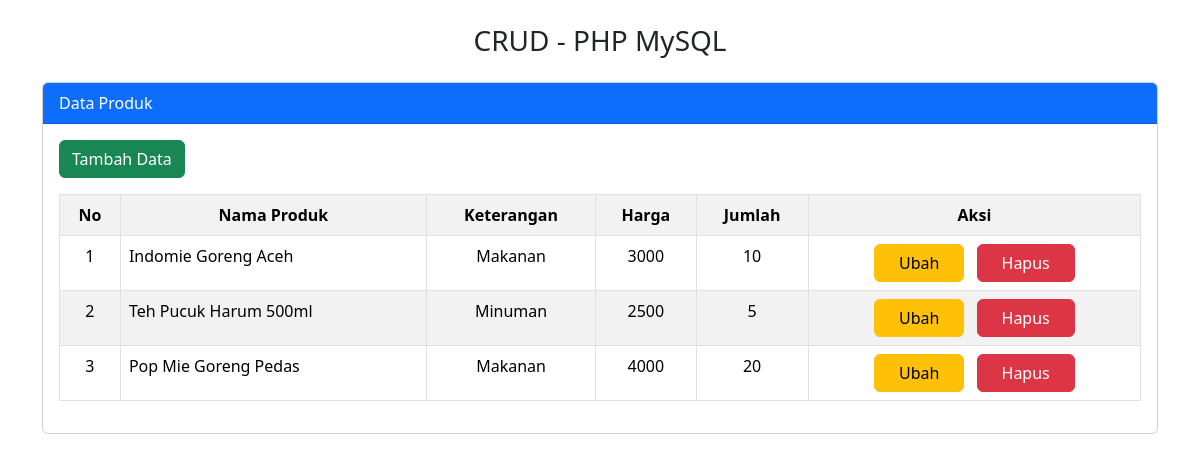
The page / on the database its author committed.
### tables this page shows
CREATE TABLE `produk` (
  `id_produk` int(11) NOT NULL,
  `nama_produk` varchar(150) NOT NULL,
  `keterangan` varchar(20) NOT NULL,
  `harga` int(20) NOT NULL,
  `jumlah` int(20) NOT NULL
);

### index.php (the view, shortened to what this page needs)
<?php
include "koneksi.php";
?>
<!doctype html>
<html lang="en">
<head>
    <link href="https://cdn.jsdelivr.net/npm/bootstrap@5.3.2/dist/css/bootstrap.min.css" rel="stylesheet">
</head>
<body>
    <div class="container">
        <div class="mt-4">
            <h3 class="text-center">CRUD - PHP MySQL</h3>
        </div>
        <div class="card mt-4">
            <div class="card-header bg-primary text-white">
                Data Produk
            </div>
            <div class="card-body ">
                <button type="button" class="btn btn-success" data-bs-toggle="modal" data-bs-target="#modalTambah">
                    Tambah Data
                </button>
                <table class="table table-bordered table-striped table-hover mt-3">
                    <tr class="text-center">
                        <th>No</th>
                        <th>Nama Produk</th>
                        <th>Keterangan</th>
                        <th>Harga</th>
                        <th>Jumlah</th>
                        <th>Aksi</th>
                    </tr>
                    <?php
                    $no = 1;
                    $tampil = mysqli_query($koneksi, "SELECT * FROM produk");
                    while ($data = mysqli_fetch_array($tampil)) :
                    ?>
                        <tr>
                            <td class="text-center"><?= $no++ ?></td>
                            <td><?= $data['nama_produk'] ?></td>
                            <td class="text-center"><?= $data['keterangan'] ?></td>
                            <td class="text-center"><?= $data['harga'] ?></td>
                            <td class="text-center"><?= $data['jumlah'] ?></td>
                            <td class="text-center">
                                <a href="#" class="btn btn-warning me-1 px-4" data-bs-toggle="modal" data-bs-target="#modalUbah<?= $no ?>">Ubah</a>
                                <a href="#" class="btn btn-danger ms-1 px-4" data-bs-toggle="modal" data-bs-target="#modalHapus<?= $no ?>">Hapus</a>
                            </td>
                        </tr>
                    <?php
                    endwhile;
                    ?>
                </table>
            </div>
        </div>
    </div>
</body>
</html>

### rows shown on the page
produk: nama_produk "Indomie Goreng Aceh", keterangan "Makanan", harga "3000", jumlah "10"
produk: nama_produk "Teh Pucuk Harum 500ml", keterangan "Minuman", harga "2500", jumlah "5"
produk: nama_produk "Pop Mie Goreng Pedas", keterangan "Makanan", harga "4000", jumlah "20"
